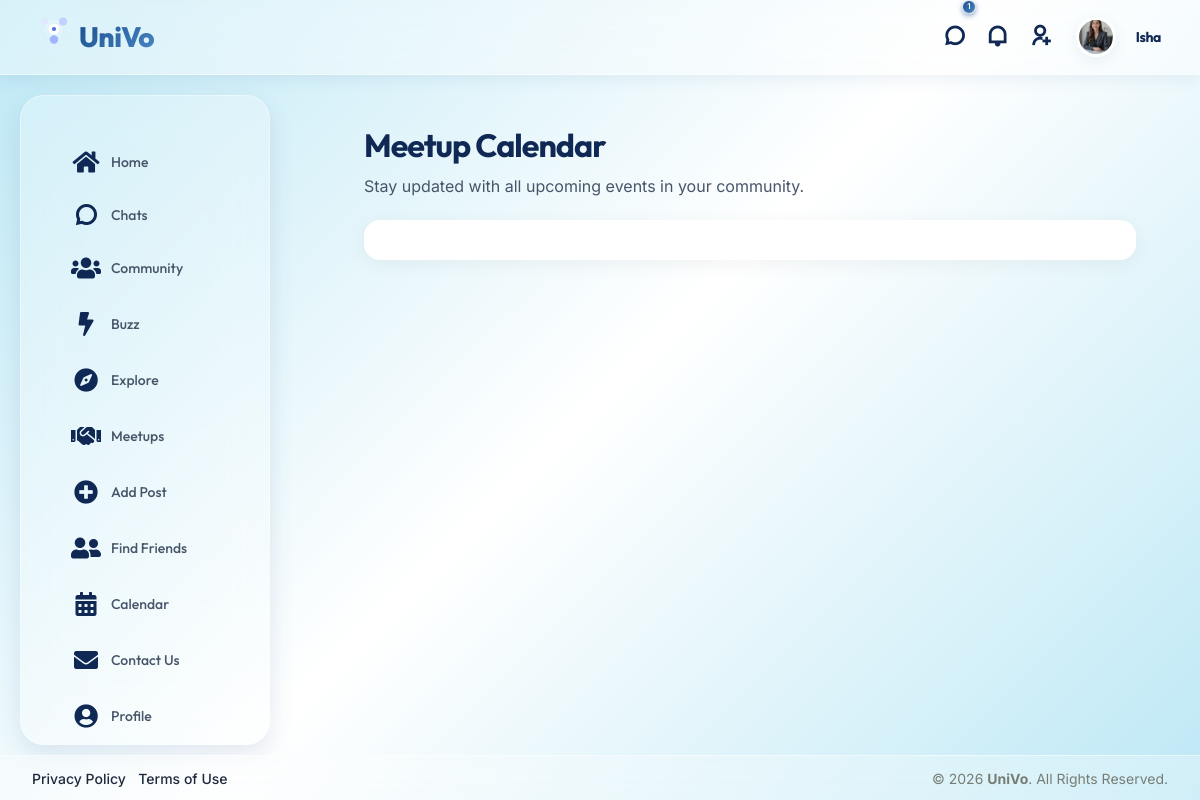
Screenshot of /calendar/ (signed in) with the database file from the repository.
### user/models.py (models this page shows, shortened)
class user(models.Model):
    userid=models.AutoField(primary_key=True)
    username=models.CharField(max_length=50)
    email=models.CharField(max_length=50)
    password=models.CharField(max_length=50)
    profile=models.ImageField(upload_to="assets/images/user/")
    bio=models.TextField(max_length=1000)
    gender=models.CharField(max_length=10)
    dob=models.DateField(validators=[no_future_date])
    cityid=models.ForeignKey(city,on_delete=models.CASCADE)
    registrationdt=models.DateTimeField(auto_now=True)
    last_checked_chats=models.DateTimeField(null=True, blank=True)
    last_checked_activity=models.DateTimeField(null=True, blank=True)
    last_checked_invites=models.DateTimeField(null=True, blank=True)
    last_seen=models.DateTimeField(null=True, blank=True)
    google_id=models.CharField(max_length=255, null=True, blank=True)  # Google OAuth user ID
    phone=models.CharField(max_length=15, null=True, blank=True)

### user/views.py (the view, shortened to what this page needs)
# urls.py: path('calendar/', views.calendar_view, name='calendar'),
def calendar_view(request):
    delete_expired_meetups()
    meetups = meetup.objects.all()
    events = []
    data = {
        'meetups_json': json.dumps(events)
    }
    return render(request, 'calendar.html', data)

### user/views.py (called while the page is built)
def delete_expired_meetups():
    from django.utils import timezone
    now = timezone.now()
    meetup.objects.filter(meeting_end_date__lt=now).delete()
    meetup.objects.filter(meeting_date__lt=now - timedelta(days=1)).delete()

### user/templates/calendar.html (shortened to what this page needs)
{% extends 'base.html' %}
{% load static %}
{% block extra_css %}
<link href='https://cdn.jsdelivr.net/npm/fullcalendar@6.1.11/main.min.css' rel='stylesheet' />
{% endblock %}
{% block content %}
<div class="row pt-4 px-4 pb-2">
    <div class="col-12">
        <h2 class="fw-bold mb-1" style="color: #0f2854;">Meetup Calendar</h2>
        <p class="text-muted mb-0">Stay updated with all upcoming events in your community.</p>
    </div>
</div>
<div class="row px-4 mt-2">
    <div class="col-sm-12">
        <div id='calendar'></div>
    </div>
</div>
{% endblock %}

### user/templates/base.html (shortened to what this page needs)
{% load static %}
<!doctype html>
<html lang="en">
  <head>
    <link rel="stylesheet" href="{% static 'assets/css/libs.min.css' %}" />
    <link rel="stylesheet" href="{% static 'assets/css/socialv1fc6.css' %}" />
    <link rel="stylesheet" href="{% static 'assets/css/custom_theme.css' %}?v=2.0" />
    <link
      rel="stylesheet"
      href="https://cdnjs.cloudflare.com/ajax/libs/font-awesome/5.15.4/css/all.min.css"
    />
    <link
      rel="stylesheet"
      href="https://cdn.jsdelivr.net/npm/remixicon@2.5.0/fonts/remixicon.css"
    />
    <link
      rel="stylesheet"
      href="https://cdn.jsdelivr.net/npm/vanillajs-datepicker@1.3.4/dist/css/datepicker.min.css"
    />
    <link
      rel="stylesheet"
      href="https://maxst.icons8.com/vue-static/landen/line-awesome/line-awesome/1.3.0/css/line-awesome.min.css"
    />
    {% block extra_css %}{% endblock %}
  </head>
  <body class="{% if user_settings and user_settings.dark_mode %}dark-mode{% endif %}">
    <div class="wrapper">
      <div class="iq-top-navbar">
        <div class="iq-navbar-custom">
          <nav class="navbar navbar-expand-lg navbar-light p-0">
            <div class="iq-navbar-logo d-flex justify-content-between">
              <a href="{% url 'home' %}">
                <img
                  src="{% static 'assets/images/animated_logo.svg' %}"
                  class="img-fluid rotating-logo"
                  alt="UniVo Logo"
                  style="max-height: 30px"
                />
                <span>UniVo</span>
              </a>
            </div>
            <div class="collapse navbar-collapse" id="navbarSupportedContent">
              <ul class="navbar-nav ms-auto navbar-list align-items-center">
                {% if current_user %}
                <li class="nav-item">
                  <a
                    href="{% url 'chats' %}"
                    class="d-flex align-items-center px-2 position-relative"
                    title="Community Chats"
                  >
                    <i class="ri-chat-3-line fs-5 text-white"></i>
                    {% if unread_chat_count > 0 %}
                    <span
                      class="position-absolute bg-danger border border-light rounded-circle d-flex align-items-center justify-content-center text-white"
                      style="
                        width: 14px;
                        height: 14px;
                        top: 0px;
                        right: 0px;
                        font-size: 8px;
                      "
                    >
                      {{ unread_chat_count }}
                    </span>
                    {% endif %}
                  </a>
                </li>
                <li class="nav-item">
                  <a
                    href="{% url 'activity' %}"
                    class="d-flex align-items-center px-2 position-relative"
                    title="Notifications"
                  >
                    <i class="ri-notification-line fs-5 text-white"></i>
                  </a>
                </li>
                <li class="nav-item">
                  <a
                    href="{% url 'invitations_list' %}"
                    class="d-flex align-items-center px-2 position-relative"
                    title="Friend Requests"
                  >
                    <i class="ri-user-add-line fs-5 text-white"></i>
                  </a>
                </li>
                <li class="nav-item dropdown">
                  <a
                    href="#"
                    class="d-flex align-items-center dropdown-toggle"
                    id="drop-down-arrow"
                    data-bs-toggle="dropdown"
                    aria-haspopup="true"
                    aria-expanded="false"
                  >
                    {% if current_user.profile %}
                    <img
                      src="{{ current_user.profile.url }}"
                      class="img-fluid rounded-circle me-3"
                      alt="user"
                      style="width: 40px; height: 40px; object-fit: cover"
                    />
                    {% else %}
                    <img
                      src="{% static 'assets/images/user/1.jpg' %}"
                      class="img-fluid rounded-circle me-3"
                      alt="user"
                    />
                    {% endif %}
                    <div class="caption">
                      <h6 class="mb-0 line-height">
                        {{ current_user.username|default:"User" }}
                      </h6>
                    </div>
                  </a>
                </li>
                {% else %}
                <li class="nav-item pe-3 d-flex align-items-center">
                  <a href="{% url 'signup' %}" class="d-flex align-items-center text-dark text-decoration-none" style="height: 40px; font-weight: 500;">
                    <i class="ri-login-box-line me-2 fs-5"></i> Login
                  </a>
                </li>
                {% endif %}
              </ul>
            </div>
          </nav>
        </div>
      </div>
      <div class="iq-sidebar sidebar-default">
        <div id="sidebar-scrollbar">
          <nav class="iq-sidebar-menu">
            <ul id="iq-sidebar-toggle" class="iq-menu">
              {% block sidebar %}
              <li class="">
                <a href="{% url 'home' %}" class="sidebar-link">
                  <i class="fas fa-home me-2"></i><span>Home</span>
                </a>
              </li>
              <li class="">
                <a href="{% url 'chats' %}" class="sidebar-link">
                  <i class="ri-chat-3-line me-2"></i><span>Chats</span>
                </a>
              </li>
              <li class="">
                <a href="{% url 'group' %}" class="sidebar-link">
                  <i class="fas fa-users me-2"></i><span>Community</span>
                </a>
              </li>
              <li class="">
                <a href="{% url 'buzz' %}" class="sidebar-link">
                  <i class="fas fa-bolt me-2"></i><span>Buzz</span>
                </a>
              </li>
              <li class="">
                <a href="{% url 'blog_list' %}" class="sidebar-link">
                  <i class="fas fa-compass me-2"></i><span>Explore</span>
                </a>
              </li>
              <li class="">
                <a href="{% url 'meetup_list' %}" class="sidebar-link">
                  <i class="fas fa-handshake me-2"></i><span>Meetups</span>
                </a>
              </li>
              <li class="">
                <a href="{% url 'unified_add_post' %}" class="sidebar-link">
                  <i class="fas fa-plus-circle me-2"></i><span>Add Post</span>
                </a>
              </li>
              <li class="">
                <a href="{% url 'users_list' %}" class="sidebar-link">
                  <i class="fas fa-user-friends me-2"></i><span>Find Friends</span>
                </a>
              </li>
              <li class="">
                <a href="{% url 'calendar' %}" class="sidebar-link">
                  <i class="fas fa-calendar-alt me-2"></i><span>Calendar</span>
                </a>
              </li>
              <li class="">
                <a href="{% url 'contact_us' %}" class="sidebar-link">
                  <i class="fas fa-envelope me-2"></i><span>Contact Us</span>
                </a>
              </li>
              <li class="">
                <a href="{% url 'my_profile' %}" class="sidebar-link">
                  <i class="fas fa-user-circle me-2"></i><span>Profile</span>
                </a>
              </li>
              {% endblock sidebar %}
            </ul>
          </nav>
        </div>
      </div>
      <div id="content-page" class="content-page {% block content_class %}{% endblock %}">
        <div class="container-fluid">
          {% block content %} {% endblock %}
        </div>
      </div>
      <footer class="iq-footer bg-transparent border-top py-0" style="line-height: normal;">
        <div class="container-fluid">
          <div class="row align-items-center">
            <div class="col-md-6 text-center text-md-start mb-2 mb-md-0">
              <ul class="list-inline mb-0">
                <li class="list-inline-item">
                  <a href="#" class="text-secondary small text-decoration-none">Privacy Policy</a>
                </li>
                <li class="list-inline-item">
                  <a href="#" class="text-secondary small text-decoration-none">Terms of Use</a>
                </li>
              </ul>
            </div>
            <div class="col-md-6 text-center text-md-end text-secondary small">
              &copy; 2026 <strong>UniVo</strong>. All Rights Reserved.
            </div>
          </div>
        </div>
      </footer>
    </div>
    <div class="toast-container position-fixed bottom-0 end-0 p-3" style="z-index: 5000;">
    </div>
    </body>
</html>

### user/templates/calendar.html (style rules this page uses)
#calendar { background: #ffffff; padding: 20px; border-radius: 16px; box-shadow: 0 4px 20px rgba(0, 0, 0, 0.05); font-family: 'Inter', sans-serif; }

### rows the page displays
user: profile (picture), username "Isha"

### other values shown
{{ unread_chat_count }} "1"
